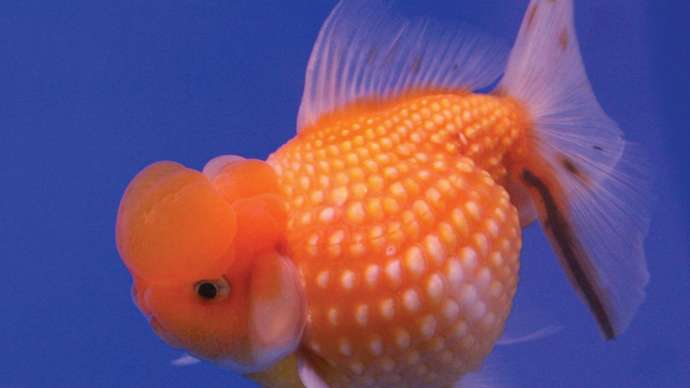
#> input picture goldfish.jpg, 690 x 388 px, found by its file name
$ python Image_processing_notebook_kk.py
#> lines starting #> are read from the running program, lines starting #| are printed output that depends on the picture; after the words box and inside, x2 and y2 are one past the last pixel; in counts of white or black regions, pixels touching at a corner belong together
#!/usr/bin/env python
# coding: utf-8

# # Image Processing Notebook

# ### Problem Statement : Reading and cleaning text image

# ### Solution summary :
# we started with an image having text in it. We then blurred the image to remove the noise. Then, thresholding is done to convert the pixels, either to '0' or '255'. This has made the text sharp but has also infused some noise in the form of dots. Then we tried to remove those dots by performing erosion and dilation operations. The problem here is that these operations work better if the size of the noise/dots is much smaller than the text. Doing more morphological transformation for more number of loops or increasing the size of the structuring element will also adversely affect the shape of the text. So, we identified the dots by finding the contours and removed the ones whose area is less than a threshold. Finally, we had a clean image which can be used as input to OCR.

# In[1]:


import sys
sys.path.append('/Library/Frameworks/Python.framework/Versions/3.6/lib/python3.6/site-packages/cv2/')


# First, we import the necessary libraries

# In[2]:


import cv2
import numpy as np
import math
import matplotlib.pyplot as plt
get_ipython().run_line_magic('matplotlib', 'inline')


# ### Function to plot multiple images

# In[4]:


# function to plot n images using subplots
def plot_image(images, captions=None, cmap=None ):
    f, axes = plt.subplots(1, len(images), sharey=True)
    f.set_figwidth(15)
    for ax,image,caption in zip(axes, images, captions):
        ax.imshow(image, cmap)
        ax.set_title(caption)


# In[5]:


# Here, we define some colours
SCALAR_BLACK = (0.0,0.0,0.0)
SCALAR_WHITE = (255.0,255.0,255.0)
SCALAR_YELLOW = (0.0,255.0,255.0)
SCALAR_GREEN = (0.0,255.0,0.0)
SCALAR_RED = (0.0,0.0,255.0)
SCALAR_CYAN = (255.0,255.0,0.0)


# ### Simple edge detection example

# In[6]:


# image
image = np.array([[20,20,20,10,10,10], [20,20,20,10,10,10],[20,20,20,10,10,10],[20,20,20,10,10,10],[20,20,20,10,10,10],[20,20,20,10,10,10]],dtype=np.float32)
plt.imshow(image, cmap= 'gray')


# In[7]:


#defining the kernel
kernel = np.array([[1,0,-1],[1,0,-1],[1,0,-1]],dtype = np.float32)
print(kernel)
plt.imshow(kernel,cmap = 'gray')


# #### The function cv2.filter2D() in OpenCV does the convolution while preserving the image dimension.

# In[8]:


# The output we get after convolving image with filter
output = cv2.filter2D(src = image,ddepth = -1,kernel = kernel) #Ddepth – Depth of the output image [ -1 will give the output image depth as same as the input image]

print(output)
plt.imshow(output,cmap = 'gray')


# In[9]:


# The output we get after convolving image with filter
output = cv2.filter2D(image,-1,kernel)
print(output)
plt.imshow(output, cmap = 'gray')


# In[ ]:


# ## Edge detection example
# Let's see one more example edge detection, that is 'canny' edge detection. It is an inbuilt funtion in OpenCV. You can read more it at https://docs.opencv.org/3.1.0/da/d22/tutorial_py_canny.html

# In[10]:


img = cv2.imread('C:\\Users\\ekrsinh\\OneDrive - Ericsson\\Documents\\upgrad4\\OvenCV\\goldfish.jpg')
#> img is the input picture: shape (388, 690, 3); mean B, G, R 119.9, 81.2, 112.3
krishna_edges = cv2.Canny(img,100,200)#Lower/upper threshold value in Hysteresis Thresholding
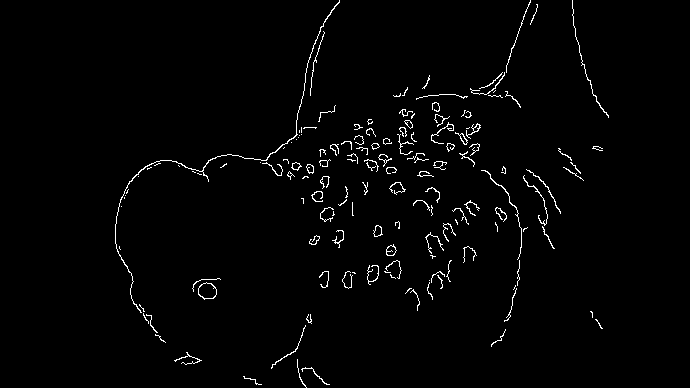
#> krishna_edges: shape (388, 690); 1.7% white in thin lines or dots, all inside (x1, y1, x2, y2) = (115, 0, 609, 388)
#plt.imshow(krishna_edges,cmap='gray')
plot_image([img, krishna_edges], cmap = 'gray',captions = ["krishna", "Krishna Edge"])
#> the loop in plot_image, `for ax,image,caption in zip(axes, images, captions):` made 2 passes
#> caption on passes 1 to 2: 'krishna', 'Krishna Edge'


# img = cv2.imread('virat1.jpg',0)
# edges = cv2.Canny(img,100,200)
# plot_image([img, edges], cmap='gray', captions = ["Virat Kohli", "Virat Kohli Edge"])

# # Optical Character Recognition(OCR)
# Here, you will see the process of extracting text from image. You will use OpenCV to preprocess the image and use open-source tesseract library to extract text from pre-processed image

# In[11]:


#! pip install pytesseract


# In[12]:


#! pip install pillow #pillow is a image processing library in python


# In[13]:


# import the tesseract library
import pytesseract


# In[14]:


# If you don't have tesseract executable in your PATH, include the following:
pytesseract.pytesseract.tesseract_cmd = r'C:\Users\ekrsinh\AppData\Local\Programs\Tesseract-OCR\tesseract.exe'


# ### Function to plot image with better aspect ratio

# In[15]:


import matplotlib as mpl

def plotting(image, cmap = None):
    if cmap == 'gray':
        height, width = image.shape
    else:
        image = cv2.cvtColor(image, cv2.COLOR_BGR2RGB)
        height, width, depth = image.shape

    dpi = mpl.rcParams['figure.dpi']
    # What size does the figure need to be in inches to fit the image?
    figsize = width / float(dpi), height / float(dpi)

    # Create a figure of the right size with one axes that takes up the full figure
    fig = plt.figure(figsize=figsize)

    # Display the image.
    plt.imshow(image, cmap)


# In[16]:


# Reading image and converting it into RGB
image = cv2.imread('C:\\Users\\ekrsinh\\OneDrive - Ericsson\\Documents\\upgrad4\\OvenCV\\image2.png')
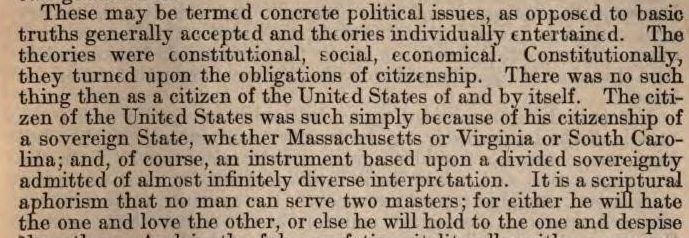
#> input picture image2.png, 689 x 238 px, found by its file name
#> image is the input picture: shape (238, 689, 3); mean B, G, R 126.2, 145.9, 164.5
plotting(image)


# ## Extracting text using OCR

# In[17]:


#> (the run stopped early here; a loop or call above may not have finished)
